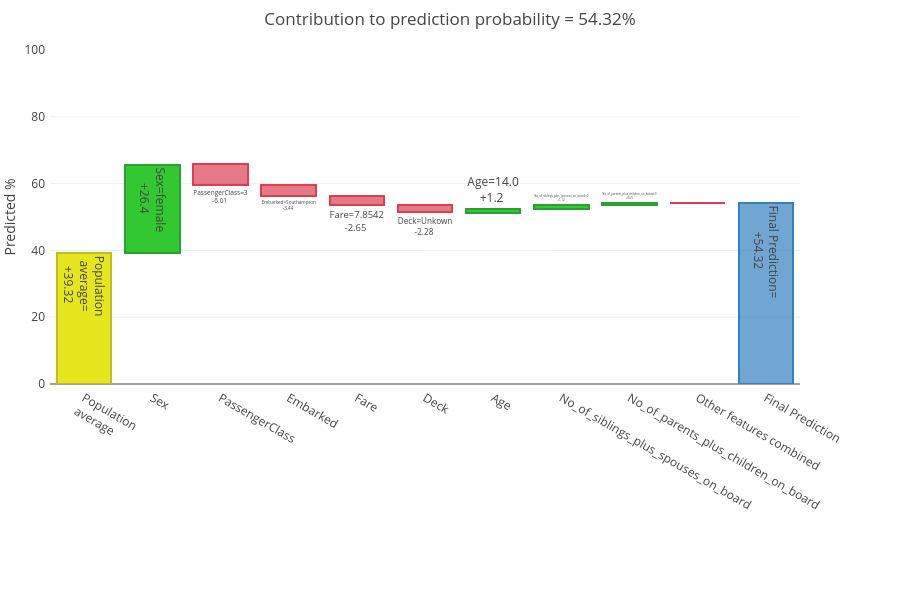

Notebook source saved alongside this figure:
### Code cell
name = test_names[6]  # explainer prediction for name
print(name)
explainer.plot_contributions(name)

### Figure 1 — Plotly figure (JSON) as saved in the notebook; plotly's stock layout.template omitted (floating-point values rounded to 4 significant figures)
{"data": [{"hoverinfo": "skip", "marker": {"color": "rgba(1,1,1, 0.0)"}, "name": "", "type": "bar", "x": ["Population<br>average", "Sex", "PassengerClass", "Embarked", "Fare", "Deck", "Age", "No_of_siblings_plus_spouses_on_board", "No_of_parents_plus_children_on_board", "Other features combined", "Final Prediction"], "y": [0, 39.32, 65.73, 59.72, 56.28, 53.63, 51.34, 52.54, 53.67, 54.32, 0]}, {"hoverinfo": "text", "marker": {"color": ["rgba(230, 230, 30, 1.0)", "rgba(50, 200, 50, 1.0)", "rgba(219, 64, 82, 0.7)", "rgba(219, 64, 82, 0.7)", "rgba(219, 64, 82, 0.7)", "rgba(219, 64, 82, 0.7)", "rgba(50, 200, 50, 1.0)", "rgba(50, 200, 50, 1.0)", "rgba(50, 200, 50, 1.0)", "rgba(219, 64, 82, 0.7)", "rgba(55, 128, 191, 0.7)"], "line": {"color": ["rgba(190, 190, 30, 1.0)", "rgba(40, 160, 50, 1.0)", "rgba(219, 64, 82, 1.0)", "rgba(219, 64, 82, 1.0)", "rgba(219, 64, 82, 1.0)", "rgba(219, 64, 82, 1.0)", "rgba(40, 160, 50, 1.0)", "rgba(40, 160, 50, 1.0)", "rgba(40, 160, 50, 1.0)", "rgba(219, 64, 82, 1.0)", "rgba(55, 128, 191, 1.0)"], "width": 2}}, "name": "contribution", "text": ["Population<br>average=<BR>+39.32 ", "Sex=female<BR>+26.4 ", "PassengerClass=3<BR>-6.01 ", "Embarked=Southampton<BR>-3.44 ", "Fare=7.8542<BR>-2.65 ", "Deck=Unkown<BR>-2.28 ", "Age=14.0<BR>+1.2 ", "No_of_siblings_plus_spouses_on_board=0<BR>+1.12 ", "No_of_parents_plus_children_on_board=0<BR>+0.65 ", "Other features combined=<BR>0.0 ", "Final Prediction=<BR>+54.32 "], "type": "bar", "x": ["Population<br>average", "Sex", "PassengerClass", "Embarked", "Fare", "Deck", "Age", "No_of_siblings_plus_spouses_on_board", "No_of_parents_plus_children_on_board", "Other features combined", "Final Prediction"], "y": [39.32, 26.4, -6.01, -3.44, -2.65, -2.28, 1.2, 1.12, 0.65, 0, 54.32]}], "layout": {"barmode": "stack", "height": 600, "margin": {"b": 216, "l": 50, "pad": 4, "r": 100, "t": 50}, "plot_bgcolor": "#fff", "showlegend": false, "title": {"text": "Contribution to prediction probability = 54.32%", "x": 0.5}, "yaxis": {"range": [0, 100], "title": {"text": "Predicted %"}}}}
